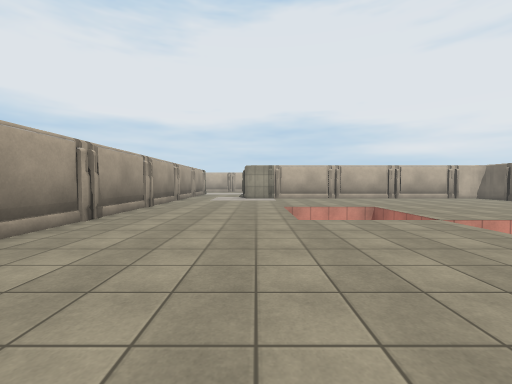
View 1 (above)

17 first-person views from a walk through a scene from a Unity 3-D project. The camera is 1.3 m above the floor, tilts 2° down and sees 90° across. The floor is counted in squares, 2 m on a side. Each view is taken from the middle of a square. On the plan, view 1 faces up. The plan holds only what a view shows up to about 9 squares ahead; the rest is blank. The place goes on beyond the plan. Surface patterns are stand-ins for the level's own textures.

View 2
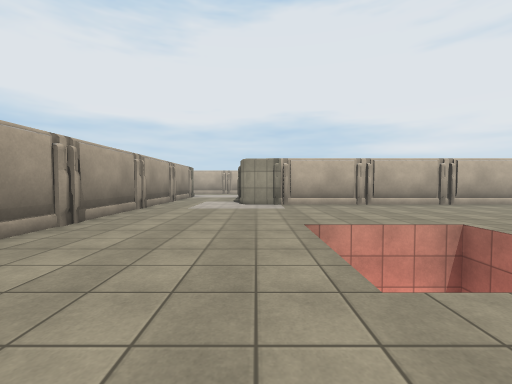

View 3
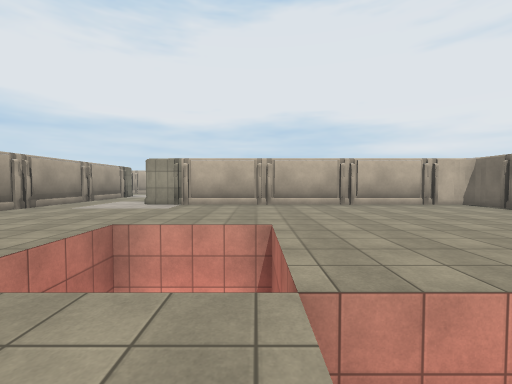

View 4
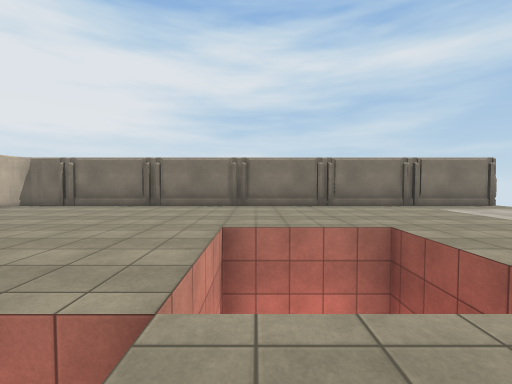

View 5
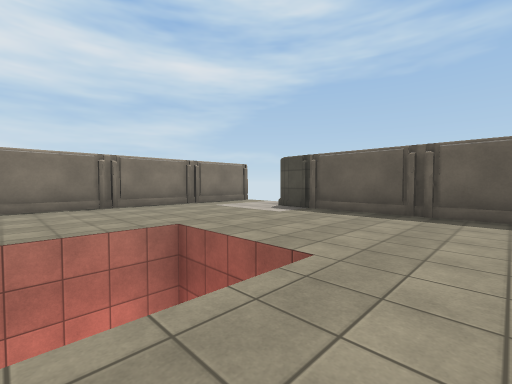

View 6
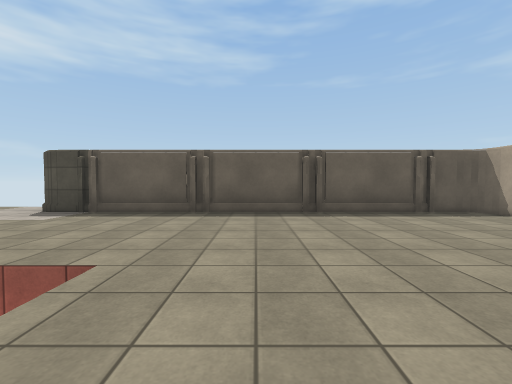

View 7
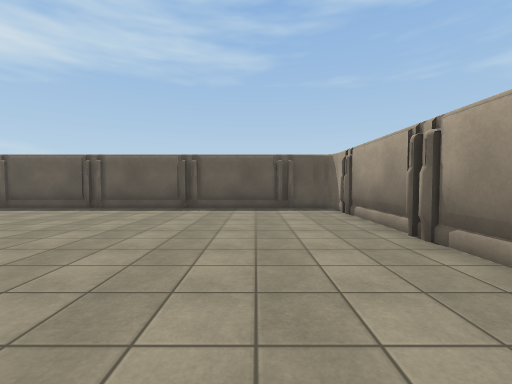

View 8
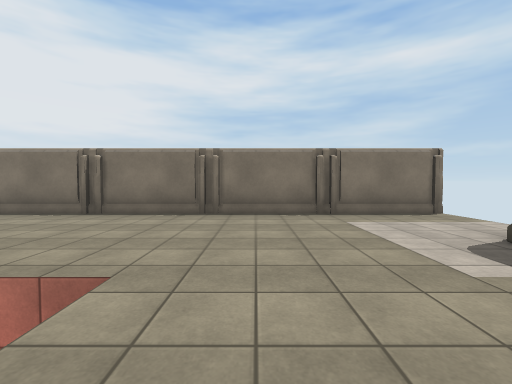

View 9
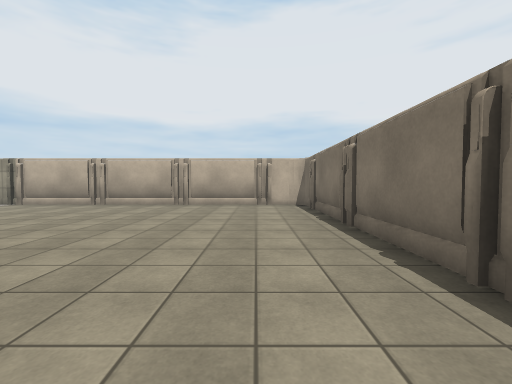

View 10
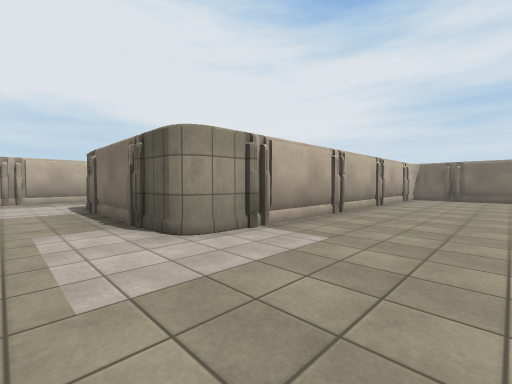

View 11
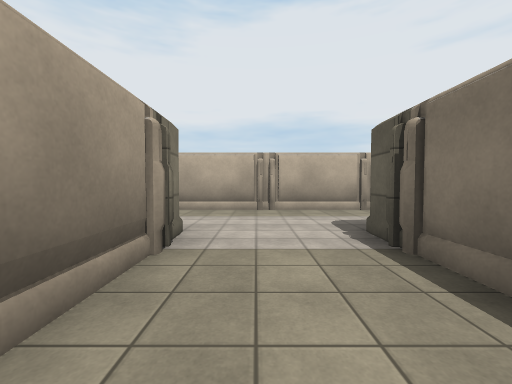

View 12
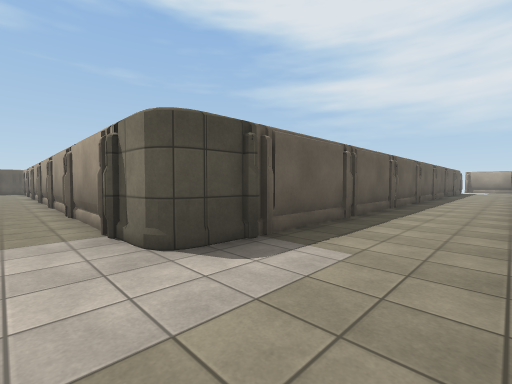

View 13
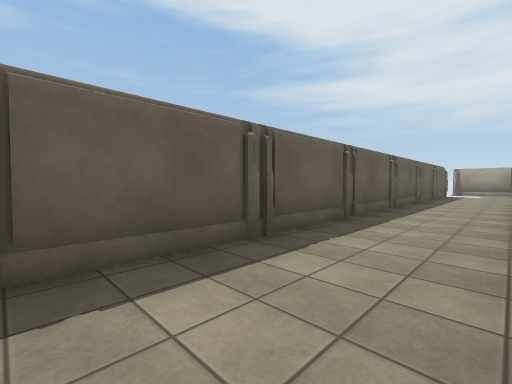

View 14
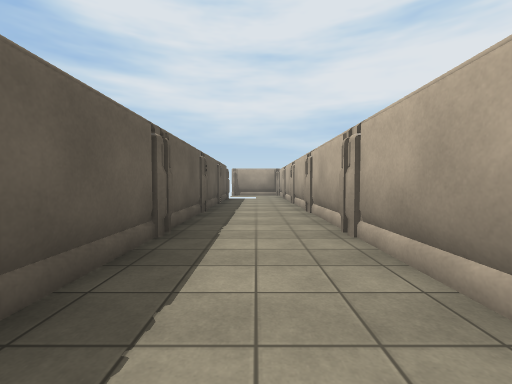

View 15
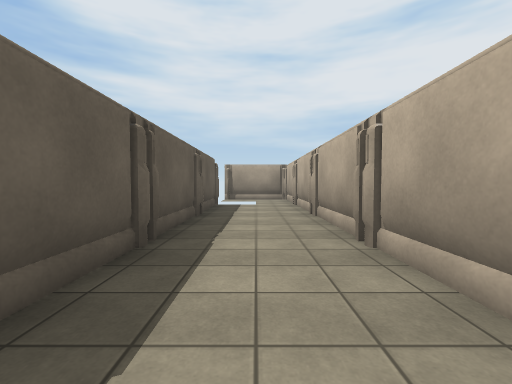

View 16
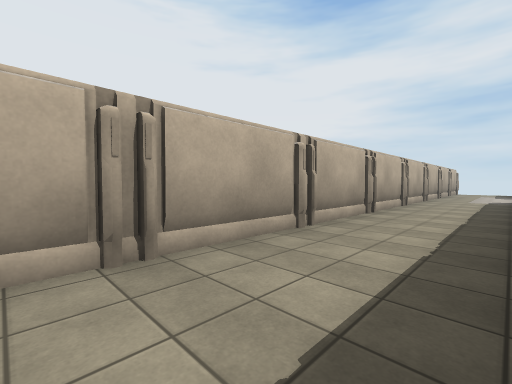

View 17
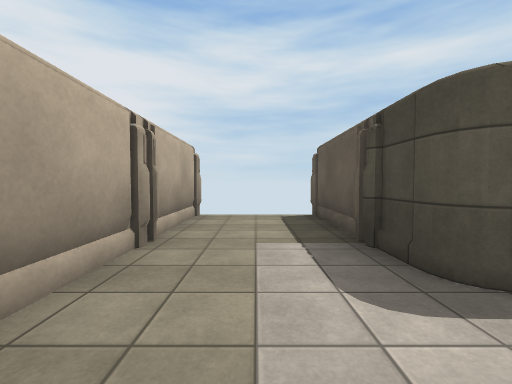

### Floor plan
Key: @ floor where view 1 was taken; # wall or solid block; x gap in a wall; . floor; v drop or lower ground.
Columns run from 22 left of view 1 to 10 right of it. Each row starts with its distance up from view 1.
 19  ########################
 18 ##........................
 17  .........................
 16 x.........................
 15  ###################..###
 14                    #..#
 13                    #..#
 12                    #..#
 11                    #..###########
 10                    #............#
  9                    #............#
  8                    #............#
  7                    #...vvv......#
  6                    #...v v......#
  5                    #...v v......#
  4                    #......  ....#
  3                    #......  ....#
  2                    #......vv....#
  1                    #............#
  0                    #..@.........#
 -1                    #............#
 -2                    ###########..#
 -3                                 #

Where each view was taken, in squares from view 1:
view 1: 0 up, 0 right, facing up
view 2: 3 up, 0 right, facing up
view 3: 3 up, 3 right, facing up
view 4: 4 up, 2 right, facing right
view 5: 4 up, 2 right, facing down-right
view 6: 4 up, 2 right, facing down
view 7: 5 up, 1 left, facing down
view 8: 1 up, 4 right, facing right
view 9: 3 up, 8 right, facing up
view 10: 8 up, 2 left, facing up-right
view 11: 12 up, 2 left, facing up
view 12: 18 up, 2 left, facing down-left
view 13: 18 up, 7 left, facing down-left
view 14: 17 up, 11 left, facing left
view 15: 17 up, 14 left, facing left
view 16: 16 up, 15 left, facing up-right
view 17: 17 up, 2 left, facing right
